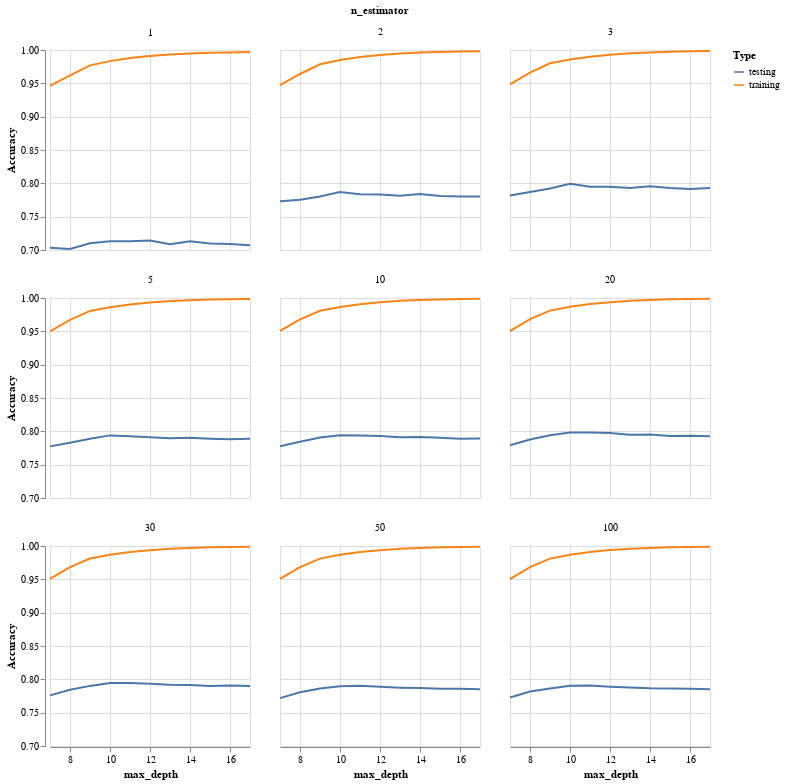

Notebook code for this chart:
### Code cell
alt.Chart(df_rf).mark_line().encode(
    alt.X('max_depth'),
    alt.Y('Accuracy', scale=alt.Scale(domain=[0.7, 1])),
    alt.Color('Type'),
    alt.Facet('n_estimator')
    ).properties(width = 200, height = 200, columns = 3)

### Figure 1 — Vega-Lite specification as saved in the notebook (floating-point values rounded to 4 significant figures; data arrays with more than 128 entries replaced by an {"elided": "..."} marker saying what was removed)
{"$schema": "https://vega.github.io/schema/vega-lite/v3.4.0.json", "columns": 3, "config": {"mark": {"tooltip": null}, "view": {"height": 300, "width": 400}}, "data": {"name": "data-a6528d4df688a267818caff477e7ec29"}, "datasets": {"data-a6528d4df688a267818caff477e7ec29": {"elided": "198 records"}}, "encoding": {"color": {"field": "Type", "type": "nominal"}, "facet": {"field": "n_estimator", "type": "quantitative"}, "x": {"field": "max_depth", "type": "quantitative"}, "y": {"field": "Accuracy", "scale": {"domain": [0.7, 1]}, "type": "quantitative"}}, "height": 200, "mark": "line", "width": 200}
